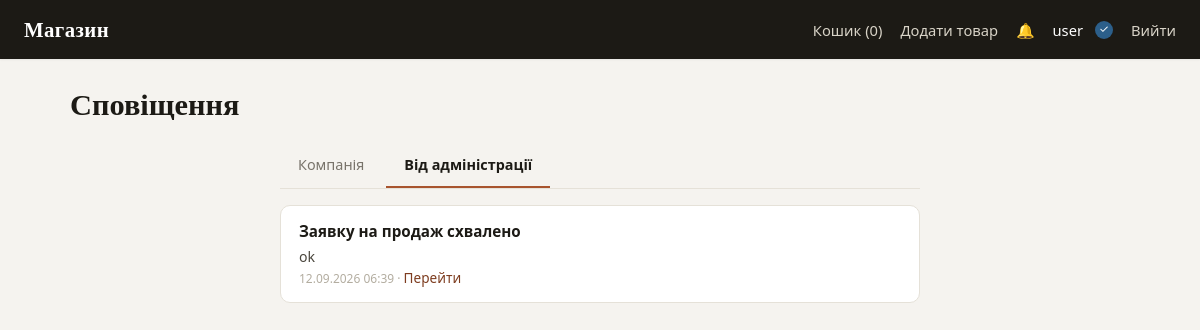
The app's page /notifications/?tab=admin (signed in) with its own data.
### app/models.py (models this page shows, shortened)
class Notification(models.Model):
    CATEGORY_COMPANY = 'company'
    CATEGORY_ADMIN = 'admin'
    CATEGORY_CHOICES = [
        (CATEGORY_COMPANY, 'Компанія'),
        (CATEGORY_ADMIN, 'Від адміністрації'),
    ]
    recipient = models.ForeignKey(
        settings.AUTH_USER_MODEL, on_delete=models.CASCADE, related_name='notifications',
    )
    category = models.CharField(max_length=10, choices=CATEGORY_CHOICES)
    title = models.CharField(max_length=200)
    body = models.TextField(blank=True)
    url = models.CharField(max_length=300, blank=True, verbose_name="Link (relative URL)")
    is_read = models.BooleanField(default=False)
    created_at = models.DateTimeField(auto_now_add=True)
    class Meta:
        ordering = ['-created_at']

### app/views.py (the view)
# urls.py: path('notifications/', views.notification_list, name="notification_list"),
@login_required
def notification_list(request):
    category = request.GET.get('tab', 'company')
    if category not in (Notification.CATEGORY_COMPANY, Notification.CATEGORY_ADMIN):
        category = Notification.CATEGORY_COMPANY
    notifications = request.user.notifications.filter(category=category)
    request.user.notifications.filter(category=category, is_read=False).update(is_read=True)
    announcements = SiteAnnouncement.objects.all()[:10] if category == Notification.CATEGORY_ADMIN else None
    return render(request, 'app/notification_list.html', {
        'title': 'Сповіщення',
        'notifications': notifications,
        'announcements': announcements,
        'active_tab': category,
    })

### app/cart.py (called while the page is built)
    def get_cart_len(self):
        return sum(1 for item in self.cart.values())

### app/context_processor.py (called while the page is built)
def cart(request):
    return {'cart': Cart(request)}

def notifications(request):
    if not request.user.is_authenticated:
        return {'unread_notifications_count': 0}
    return {'unread_notifications_count': request.user.notifications.filter(is_read=False).count()}

### app/templates/app/notification_list.html (shortened to what this page needs)
{% extends 'app/base.html' %}
{% block content %}
<h1>Сповіщення</h1>
<div class="notif-tabs">
    <a href="?tab=company" class="{% if active_tab == 'company' %}active{% endif %}">Компанія</a>
    <a href="?tab=admin" class="{% if active_tab == 'admin' %}active{% endif %}">Від адміністрації</a>
</div>
<div class="notif-list">
    {% for n in notifications %}
        <div class="notif-item {% if not n.is_read %}unread{% endif %}">
            <h4>{{ n.title }}</h4>
            {% if n.body %}<p>{{ n.body }}</p>{% endif %}
            <p class="notif-time">{{ n.created_at|date:"d.m.Y H:i" }}
                {% if n.url %} · <a href="{{ n.url }}">Перейти</a>{% endif %}
            </p>
        </div>
    {% empty %}
        <p>Немає сповіщень.</p>
    {% endfor %}
</div>
{% endblock %}

### app/templates/app/base.html (shortened to what this page needs)
{% load static %}
<!DOCTYPE html>
<html lang="uk">
<head>
    <link rel="stylesheet" href="{% static 'css/style.css' %}">
</head>
<body>
    <nav class="navbar">
        <a href="{% url 'app:product_list' %}" class="logo">Магазин</a>
        <div class="nav-links">
            <a href="{% url 'app:cart_detail' %}">Кошик ({{ cart.get_cart_len }})</a>
            {% if user.is_authenticated %}
                {% if user.company %}
                    <a href="{% url 'app:product_create' %}">Додати товар</a>
                {% endif %}
                <a href="{% url 'app:notification_list' %}" class="notif-bell" title="Сповіщення">
                    &#128276;
                </a>
                <a href="{% url 'accounts:profile' %}" class="nav-profile">
                    {% if user.profile.avatar %}
                        <img src="{{ user.profile.avatar.url }}" alt="{{ user.username }}" class="nav-avatar">
                    {% else %}
                        {{ user.username }}
                    {% endif %}
                    {% if user.company %}<span class="verified-badge" title="Верифікований продавець">&#10003;</span>{% endif %}
                </a>
                <a href="{% url 'accounts:logout' %}">Вийти</a>
            {% else %}
                <a href="{% url 'accounts:login' %}">Вхід</a>
                <a href="{% url 'accounts:register' %}" class="btn-auth-small">Реєстрація</a>
            {% endif %}
        </div>
    </nav>
    <main>
        {% block content %}{% endblock %}
    </main>
</body>
</html>

### static/css/style.css (style rules this page uses)
:root { --bg-page: #f5f3ef; --bg-surface: #ffffff; --bg-surface-2: #faf9f6; --bg-sunken: #efece5; --ink-900: #1c1a15; --ink-700: #4a463d; --ink-500: #78736a; --ink-300: #b3ada0; --line: #e5e1d8; --line-strong: #d2ccbe; --brand: #a8542e; --brand-dark: #7e3d20; --brand-tint: #f5e6dc; --success: #3f6e42; --success-tint: #e5f0e2; --danger: #a23b32; --danger-tint: #fbe9e6; --warning: #a5751f; --warning-tint: #fbf0dd; --info: #2c5f8a; --info-tint: #e5f0fa; --radius-sm: 6px; --radius-md: 10px; --radius-lg: 16px; --shadow-sm: 0 1px 2px rgba(28, 26, 21, 0.06); --shadow-md: 0 4px 16px rgba(28, 26, 21, 0.08); --shadow-lg: 0 12px 32px rgba(28, 26, 21, 0.12); --font-body: 'Segoe UI', system-ui, -apple-system, sans-serif; --font-display: Georgia, 'Iowan Old Style', serif; }
* { box-sizing: border-box; }
body { font-family: var(--font-body); margin: 0; padding: 0; background: var(--bg-page); color: var(--ink-900); line-height: 1.5; }
a { color: inherit; }
h1, h2, h3 { font-family: var(--font-display); font-weight: 600; margin: 0 0 0.5em; color: var(--ink-900); }
h1 { font-size: 1.9rem; }
main { max-width: 1100px; margin: 0 auto; padding: 24px 20px 64px; }
.navbar { display: flex; justify-content: space-between; align-items: center; background: var(--ink-900); padding: 14px 24px; position: sticky; top: 0; z-index: 20; box-shadow: var(--shadow-sm); }
.navbar .logo { color: #fff; font-family: var(--font-display); font-weight: 700; text-decoration: none; font-size: 1.3rem; letter-spacing: 0.02em; }
.nav-links { display: flex; gap: 18px; align-items: center; }
.nav-links a { color: #d8d3c7; text-decoration: none; font-size: 0.92rem; transition: color 0.15s ease; }
.nav-profile { display: flex; align-items: center; gap: 8px; color: #fff !important; }
.notif-bell { position: relative; display: inline-flex; align-items: center; text-decoration: none; color: #d8d3c7; font-size: 1.15rem; }
.verified-badge { display: inline-flex; align-items: center; justify-content: center; width: 18px; height: 18px; background: var(--info); color: #fff; border-radius: 50%; font-size: 0.7rem; margin-left: 4px; vertical-align: middle; }
.notif-tabs { display: flex; gap: 4px; max-width: 640px; margin: 0 auto 16px; border-bottom: 1px solid var(--line); }
.notif-tabs a { padding: 10px 18px; text-decoration: none; color: var(--ink-500); font-size: 0.9rem; border-bottom: 2px solid transparent; }
.notif-tabs a.active { color: var(--ink-900); border-bottom-color: var(--brand); font-weight: 600; }
.notif-list { max-width: 640px; margin: 0 auto; display: flex; flex-direction: column; gap: 10px; }
.notif-item { background: var(--bg-surface); border: 1px solid var(--line); border-radius: var(--radius-md); padding: 14px 18px; }
.notif-item h4 { margin: 0 0 4px; font-size: 0.95rem; }
.notif-item p { margin: 0; color: var(--ink-700); font-size: 0.88rem; }
.notif-item .notif-time { color: var(--ink-300); font-size: 0.75rem; }
.notif-item a { color: var(--brand-dark); text-decoration: none; font-size: 0.85rem; }

### records on screen
Notification: title "Заявку на продаж схвалено", body "ok", created_at "12.09.2026 06:39"

### other values on screen
{{ cart.get_cart_len }} "0"
{{ user.username }} "user"
